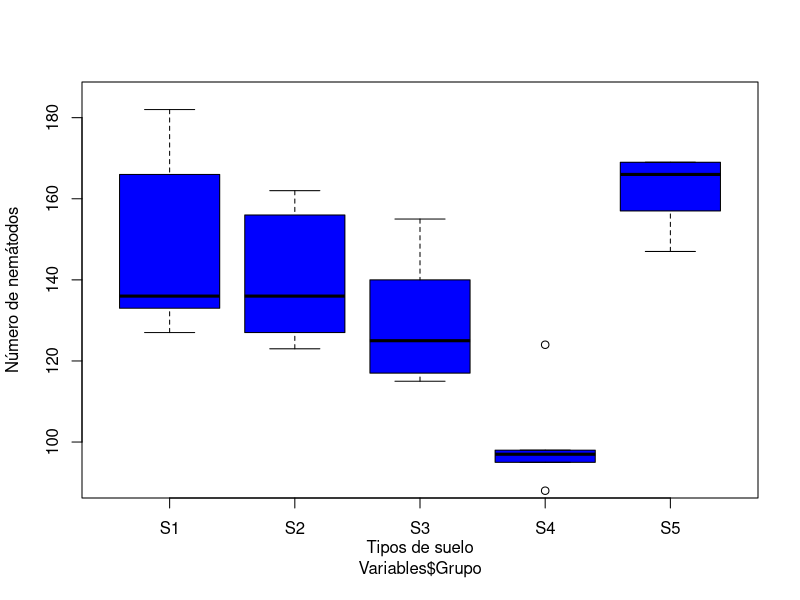
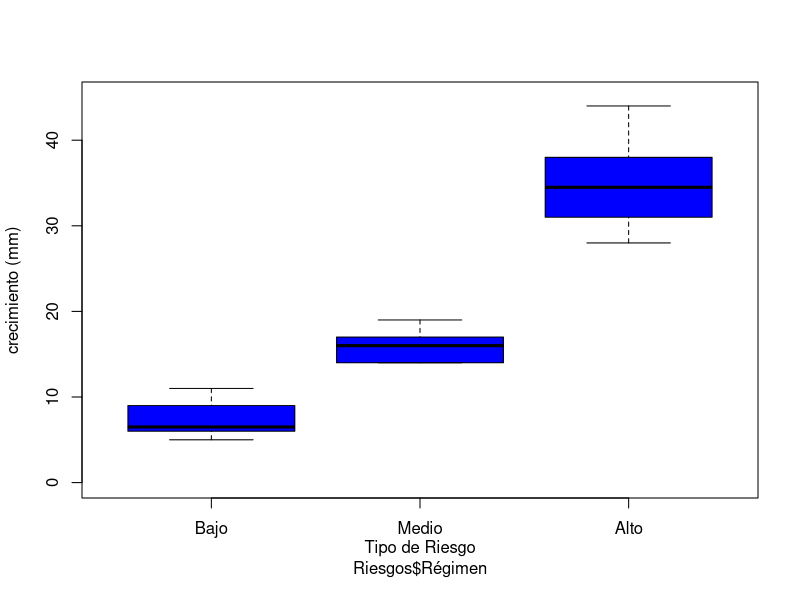

Source code (R) for these figures, in order:
# Hugo Vazquez
# 2176696
# 10/11/2023

# Análisis de varianza

setwd("C:/UANL_FCF/REPOSITORIOS/Exp_Met_Est_AD2023")

# EJERCICIO 1 -------------------------------------------------------------
# Se examinaron cinco tipos diferentes de suelo para detectar la aparición de nematodos. En cada caso se realizaron cinco replicas para su evalu

# Cantidad de nematodos encontrados en cinco tipos de suelo diferente. Cada suelo contiene cinco muestras.

# Variables

Grupo <- gl(5, 5, labels = c("S1","S2", "S3", "S4", "S5"))
Nemátodos <- c(127, 166, 136, 182, 133,
               162, 156, 123, 136, 127,
               155, 140, 125, 115, 117,
               124, 95, 88, 97, 98,
               169, 147, 166, 157, 169)
Variables <- data.frame(Grupo, Nemátodos)
head(Nemátodos)

boxplot(Nemátodos~Variables$Grupo,
  col = "blue",
        ylim=c(90, 185),
        ylab="Número de nemátodos")
mtext("Tipos de suelo", side=1, padj=3)

# Aplique la función tapply y encuentre las varianzas de los cinco tratamientos. ¿Cuántas veces es la diferencia entre la varainza más pequeña y la más grande?

Varianzas_tratamiento <- tapply(Variables$Nemátodos, Variables$Grupo, var)
print(Varianzas_tratamiento)

# Realiza un test F (ANOVA) para comparar las medias de las 5 muestras ¿Cuáles serían las hipótesis nula y alternativa?
    ## Al realizar el ANOVA, para la comaración de medias, las hipótesis serían las siguientes
    ## Ho= Las medias de todos los grupos son iguales
    ## H1= No todas las medias de los grupos son iguales, por lo menos hay una media diferente a resto de los demás.

anova <- aov(Nemátodos ~ Grupo, data = Variables)
anova <- summary(anova)
print(anova)

# Describe los resultados obtenidos indicando cuál es el valor del estadístico de contraste (F), los grados de libertad del factor, los grados de libertad residuales y el valor de P.
    ## Los valores asociados al factor "Grupo" son los siguientes
    ## El estadístico de contraste F tiene un valor de 9.287
    ## Hay 4 grados de libertad para el factor "Grupo" y 20 grados de libertad residuales
    ## el valor de p es de 0.000207, rechazando la Hipótesis nula (Ho), lo que nos indica que al menos una de las medias es diferente al resto de los grupos

# También indica cuál sería el valor crítico de F bajo la hipótesis nula, que nos proporcionará la definición de una región de aceptación y rechazo (consideramos un nivel de significación alfa = 0.05).
    ## si tenemos 4 grados de libertad para Grupo y 20 grados de libertad para Residuales y un nivel de significancia alpha=0.05, aplicamos la siguiente función para determinar el valor crítico de F
df_Grupo <- 4
df_Residuales <- 20
alpha <- 0.05
    ## entonces:
valor_critico_F <- qf(1 - alpha, df_Grupo, df_Residuales)
print(valor_critico_F)
    ## entonces el valor crítico de F con un nivel de significancia alfa del 0.05 es de 2.87 siendo mayor el de contraste F calculado con 9.287, por lo que es evidencia de rechazo a la hipótesis nula.

# Tras evaluar la tabla ANOVA, ¿cuál sería tu conclusión en el contexto del problema?
    ## Se rechaza la hipótesis nula, quedando demostrado que hay un grupo de entre los existentes que es diferente. Por otro lado el análisis de varianza indica que hay una diferencia significativa entre los grupos

# EJERCICIO 2 -------------------------------------------------------------

# Se examino el crecimiento de una especie bajo diferentes regímenes de riego. Cada tratamiento contiene seis observaciones.

# Crecimiento de la especie bajo diferentes regímenes de riego (Bajo, Medio y Alto). Cada tipo de riego contiene seis observaciones.

# Riesgos

Régimen <- gl(3, 6, labels = c("Bajo","Medio", "Alto"))
Rango <- c(9, 11, 6, 7, 6, 5,
               14, 17, 19, 14, 17, 15,
               28, 31, 32, 44, 38, 37)
Riesgos <- data.frame(Régimen, Rango)
head(Rango)

boxplot(Rango~Riesgos$Régimen,
        col = "blue",
        ylim=c (0, 45),
        ylab="crecimiento (mm)")
mtext("Tipo de Riesgo", side=1, padj=3)


# Aplique la función tapply y encuentre las varianzas de los cinco tratamientos. ¿Cuántas veces es la diferencia entre la varianza más pequeña y la más grande?

Varianzas_tratamiento <- tapply(Riesgos$Rango, Riesgos$Régimen, var)
print(Varianzas_tratamiento)

# Realiza un test F (ANOVA) para comparar las medias de las 5 muestras ¿Cuáles serían las hipótesis nula y alternativa?
    ## Al realizar el ANOVA para comparar las medias de los tipos de régimen de tratamientos, las hipótesis quedan de la siguiente manera:
    ## Ho= Las medias de los tratamientos Bajo, Medio y Alto son iguales 
    ## H1= Una de las medias de los tratamientos Bajo, Medio o Alto es diferente de las demás.

anova <- aov(Rango ~ Régimen, data = Riesgos)
anova <- summary(anova)
print(anova)

# Describe los resultados obtenidos indicando cuál es el valor del estadístico de contraste (F), los grados de libertad del factor, los grados de libertad residuales y el valor de P
    ## Los valores asociados al factor "Régimen" son los siguientes
    ## El estadístico de contraste F tiene un valor de 84.48
    ## Hay 2 grados de libertad para el factor "Régimen" y 15 grados de libertad residuales
    ## el valor de p es de 6.84e-9, rechazando la Hipótesis nula (Ho) con un valor relativamente por de bajo del 0.05, lo que nos indica que hay medias es diferente al resto de los grupos.


# También indica cuál sería el valor crítico de F bajo la hipótesis nula, que nos proporcionará la definición de una región de aceptación y rechazo (consideramos un nivel de significación alfa = 0.05).
    ## si tenemos 2 grados de libertad para Grupo y 15 grados de libertad para Residuales y un nivel de significancia alpha=0.05, aplicamos la siguiente función para determinar el valor crítico de F
df_Régimen <- 2
df_Residuales <- 15
alpha <- 0.05
    ## entonces:
valor_critico_F <- qf(1 - alpha, df_Régimen, df_Residuales)
print(valor_critico_F)
    ## entonces el valor crítico de F con un nivel de significancia alfa del 0.05 es de 3.6832 siendo mayor el de contraste F calculado con 84.48, por lo que es evidencia de rechazo a la hipótesis nula.

# Tras evaluar la tabla ANOVA, ¿cuál sería tu conclusión en el contexto del p
    ## Se rechaza la hipótesis nula, ya que existe diferencia entre los grupos de régimen, mientras que en el análisis de varianza indica que hay una diferencia significativa del Régimen Alto, respecto al Medio y al Bajo que son similares


